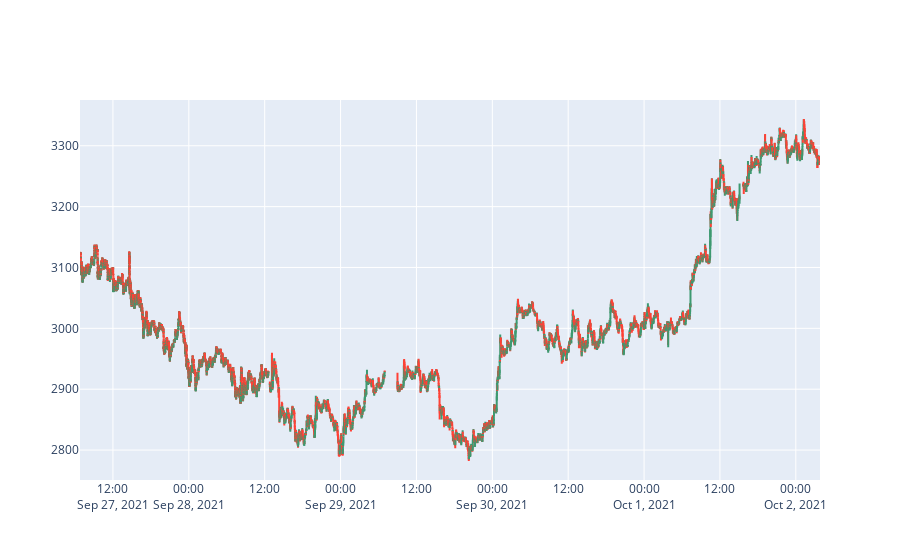

The cell this chart's notebook holds for it:
### Code cell
df["Timestamp"] = df["Timestamp"].apply(lambda row: pd.to_datetime(row,unit='ms'))

def draw(df):
    fig = go.Figure(data=[go.Candlestick(x=df['Timestamp'],
                open=df['Open'],
                high=df['High'],
                low=df['Low'],
                close=df['Close'])])

    fig.update_layout(xaxis_rangeslider_visible=False)
    fig.show()
draw(df)

### Figure 1 — Plotly figure (JSON) as saved in the notebook; plotly's stock layout.template omitted (floating-point values rounded to 4 significant figures; data arrays with more than 128 entries replaced by an {"elided": "..."} marker saying what was removed)
{"data": [{"close": {"elided": "16568 float values"}, "high": {"elided": "16568 float values"}, "low": {"elided": "16568 float values"}, "open": {"elided": "16568 float values"}, "type": "candlestick", "x": {"elided": "16568 str values"}}], "layout": {"xaxis": {"rangeslider": {"visible": false}}}}
